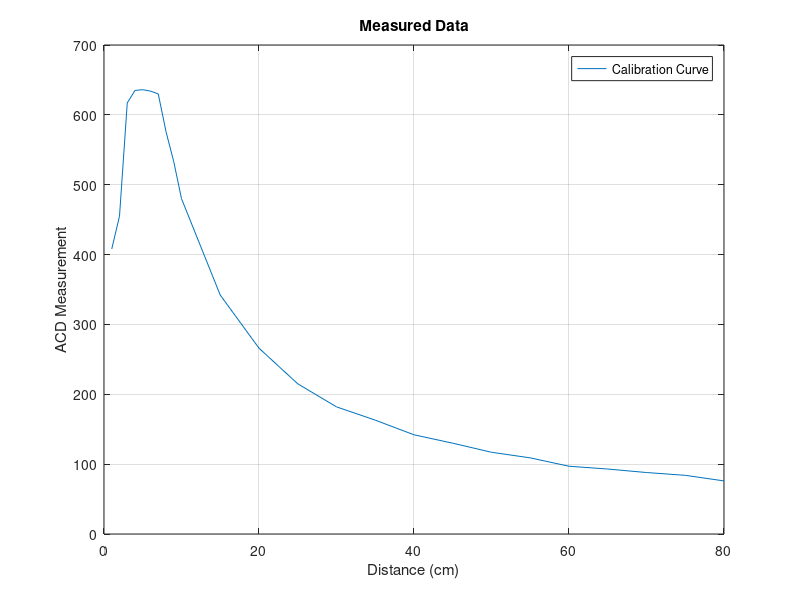

Here is the MATLAB script that generated this plot:
% Create two lists of data
x = [1, 2, 3, 4, 5, 6, 7, 8, 9, 10, 15. 20, 25, 30, 35, 40, 45, 50, 55, 60, 65, 70, 75, 80]
y = [408, 455, 617, 635, 636, 634, 630, 576, 533, 480, 342, 266, 215, 182, 163, 142, 130, 117, 109, 97, 93, 88, 84, 76]

% Plot the data
plot(x, y);

% Add labels and a title to the plot
xlabel('Distance (cm)');
ylabel('ACD Measurement');
title('Measured Data');

% Add a legend if needed
legend('Calibration Curve');

% Customize the plot, if desired
grid on;  % Add grid lines
